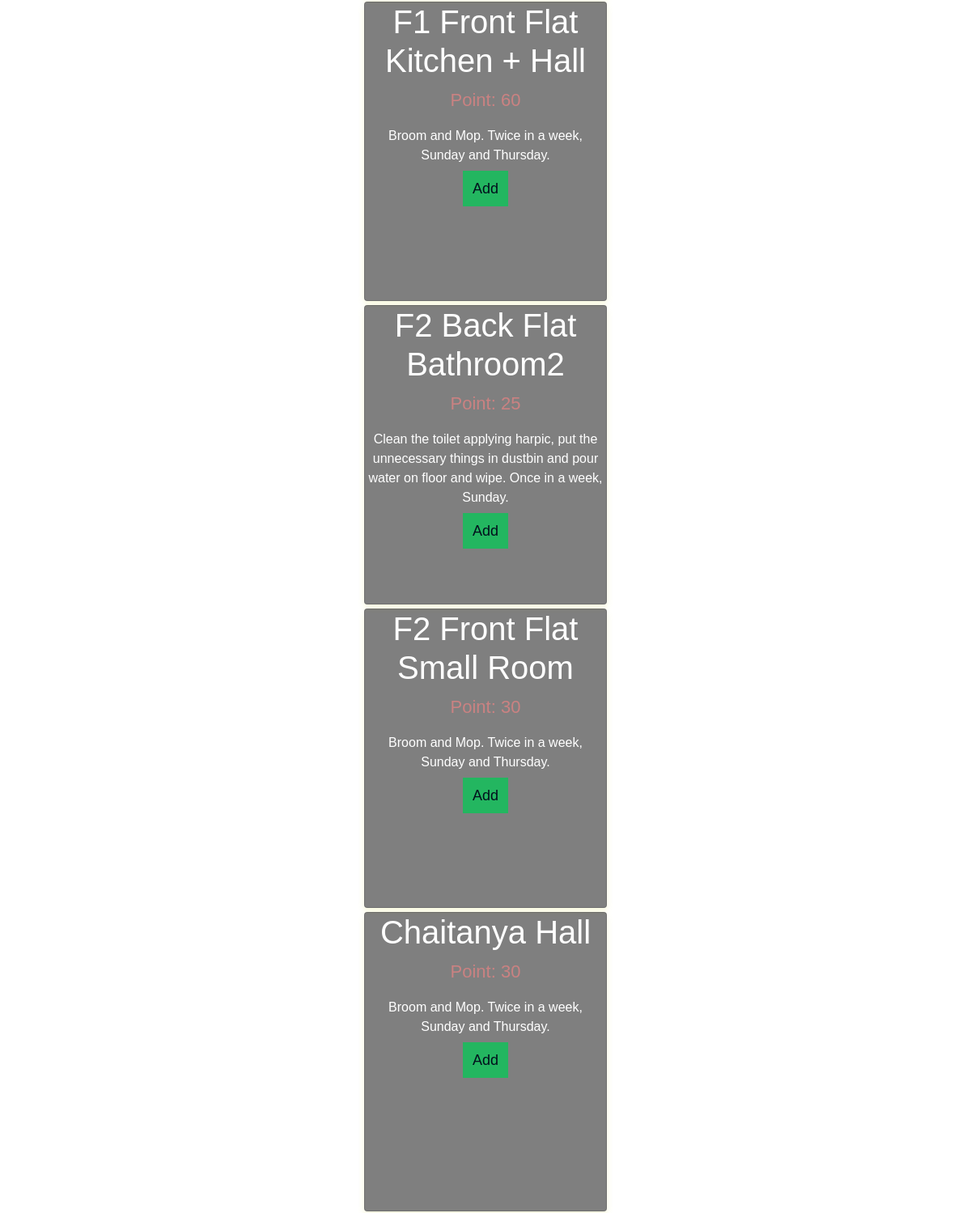
The app's page /user/17/add_services/ (middle part), older data.
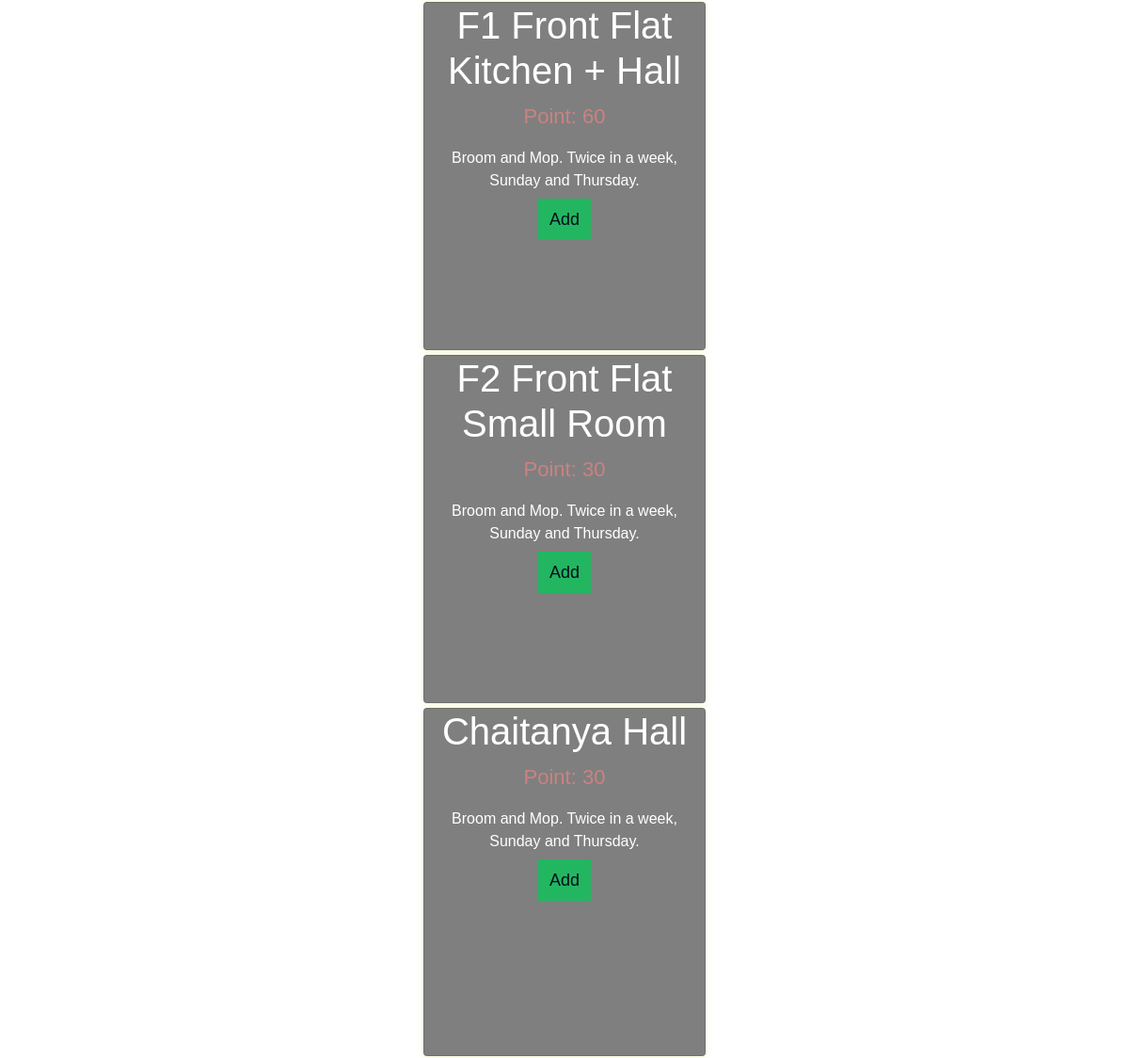
The same page, newer data.
### clean/models.py (models this page shows, shortened)
class Service(models.Model):
    name = models.CharField(max_length=100)
    description = models.CharField(max_length=500,default='hare krishna')
    point = models.IntegerField(default=0)
    deadline = models.DateTimeField()
    devotee = models.ForeignKey(Devotee,on_delete=models.CASCADE,related_name='services',null=True)
    taken = models.BooleanField(default = False)
    done = models.BooleanField(default=False)

### clean/views.py (the view)
# urls.py: path("user/<int:user_pk>/add_services/", views.all_avail_services, name="all_avail_services"),
def all_avail_services(request,user_pk):
    user = get_object_or_404(User,pk=user_pk)
    services = Service.objects.filter(taken=False).order_by('deadline')
    return render(request,'clean/all_avail_services.html', {'user':user,'services':services})

### templates/clean/all_avail_services.html (shortened to what this page needs)
{% extends "clean/layout.html" %}
{% block body %}
  {% if services|length %}
    {% for service in services %}
      <div class="card">
        <h1>{{service.name}}</h1>
        <p class="price">Point: {{service.point}}</p>
        <p>{{service.description}}</p>
        <p><a href="{% url 'clean:dev_add_service' user_pk=user.pk service_pk=service.pk %}">Add</a></p>
      </div>
    {% endfor %}
  {% else %}
    <h1 class="center links height30">No Service To Take:)</h1>
  {% endif %}
{% endblock %}

Row changes from the older to the newer data that the page shows:
no longer on this page (row edited): Service: name "F2 Back Flat Bathroom2", point "25", description "Clean the toilet applying harpic, put the unnecessary things in dustbin and pour water on floor and wipe. Once in a week, Sunday."
